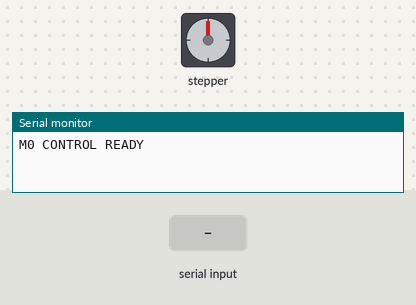
The sketch below on a simulated Arduino Uno, built with avr-gcc and run on an emulated ATmega328P. Shown: stepper motor, the last lines printed to the serial monitor. Wiring (inferred from the names in the program): stepper motor (2048 steps per turn assumed): coils pin 4, pin 5, pin 6, pin 7. Inputs (shaded band) come from the test bench.

Above: at 1.5 s.
1.6 s: "RUN LOW\n" received over Serial
At 3.82 s:
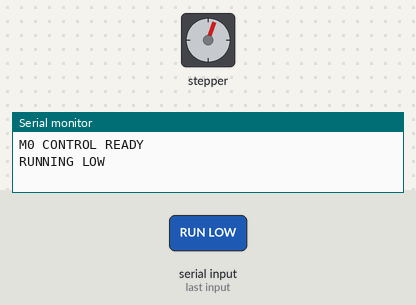
4.6 s: "RUN HIGH\n" received over Serial
7.6 s: "RUN XHIGH\n" received over Serial
At 7.86 s:
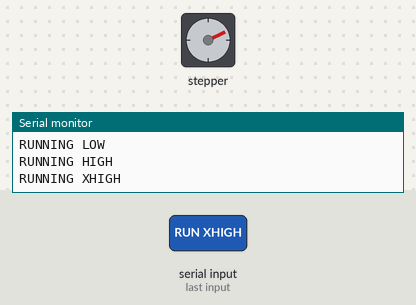
10.6 s: "RUN ULTRA\n" received over Serial
At 10.9 s:
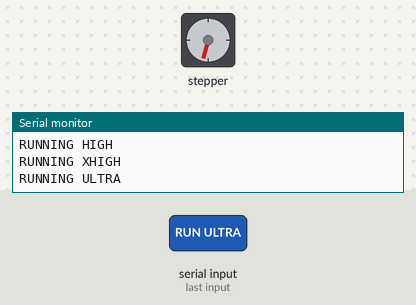
Timing chart, 0 to 22.5 s (numbered marks = the images above; inputs shaded):
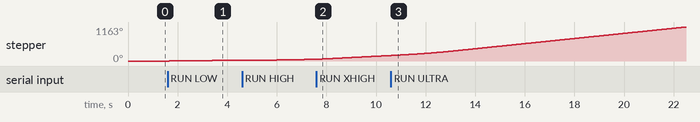

Measured:
- after the input at 1.6 s, stepper: keeps turning clockwise at about 9°/s, starting after 0.06 s

The sketch:

motor_control.ino
```cpp
// ESP32-C3 SuperMini + ULN2003 + 28BYJ-48 (5 V).
// GPIO4/5/6/7 -> IN1/IN2/IN3/IN4; board 5V/G -> driver +/-.
// Serial (115200): RUN LOW, RUN MEDIUM, RUN HIGH, RUN XHIGH,
// RUN ULTRA, TEST 1900, TEST 1800, TEST 1700, TEST FAST,
// TEST FAST20, STOP, STATUS, PING.
// TEST commands stop after 5 or 20 seconds.
// On the current 23 cm model, 1500 us lost steps and 1800 us paused briefly;
// keep normal RUN ULTRA at the proven 2000 us interval.
// The 1:32 / 20 ohm motor with white petals also failed to turn continuously
// at 1500 and 1800 us; do not promote those test intervals to RUN presets.
// Outputs are off at boot and after STOP or a 30-second command timeout.

constexpr uint8_t kPins[4] = {4, 5, 6, 7};
constexpr uint32_t kTimeoutMs = 30000;
constexpr uint32_t kFastTestMs = 5000;
constexpr uint32_t kFastTestLongMs = 20000;
constexpr uint8_t kMaxCommand = 31;

char command[kMaxCommand + 1];
uint8_t commandLength = 0;
uint8_t phase = 0;
uint8_t speed = 0; // 0=stopped, 1=low, 2=medium, 3=high, 4=xhigh, 5=ultra, 6=fast test
uint32_t targetIntervalUs = 0;
uint32_t currentIntervalUs = 0;
uint32_t nextStepAtUs = 0;
uint32_t lastRunCommandAt = 0;
uint32_t fastTestDurationMs = kFastTestMs;

void coilsOff() {
  for (uint8_t i = 0; i < 4; ++i) digitalWrite(kPins[i], LOW);
}

void stopMotor(const char* response) {
  speed = 0;
  coilsOff();
  Serial.println(response);
}

void runAt(uint8_t requestedSpeed, uint32_t intervalUs, const char* response) {
  lastRunCommandAt = millis();
  if (speed != requestedSpeed) {
    if (speed == 0) currentIntervalUs = 10000; // Start gently, then accelerate.
    speed = requestedSpeed;
    targetIntervalUs = intervalUs;
    nextStepAtUs = micros();
    Serial.println(response);
  }
}

void handleCommand() {
  command[commandLength] = '\0';
  if (strcmp(command, "PING") == 0) {
    Serial.println("PONG");
  } else if (strcmp(command, "RUN LOW") == 0) {
    runAt(1, 32000, "RUNNING LOW");
  } else if (strcmp(command, "RUN MEDIUM") == 0) {
    runAt(2, 16000, "RUNNING MEDIUM");
  } else if (strcmp(command, "RUN HIGH") == 0) {
    runAt(3, 8000, "RUNNING HIGH");
  } else if (strcmp(command, "RUN XHIGH") == 0) {
    runAt(4, 4000, "RUNNING XHIGH");
  } else if (strcmp(command, "RUN ULTRA") == 0) {
    runAt(5, 2000, "RUNNING ULTRA");
  } else if (strcmp(command, "TEST FAST") == 0) {
    stopMotor("TEST FAST START");
    fastTestDurationMs = kFastTestMs;
    runAt(6, 1500, "RUNNING FAST TEST");
  } else if (strcmp(command, "TEST FAST20") == 0) {
    stopMotor("TEST FAST20 START");
    fastTestDurationMs = kFastTestLongMs;
    runAt(6, 1500, "RUNNING FAST TEST");
  } else if (strcmp(command, "TEST 1900") == 0) {
    stopMotor("TEST 1900 START");
    fastTestDurationMs = kFastTestLongMs;
    runAt(6, 1900, "RUNNING 1900 TEST");
  } else if (strcmp(command, "TEST 1800") == 0) {
    stopMotor("TEST 1800 START");
    fastTestDurationMs = kFastTestLongMs;
    runAt(6, 1800, "RUNNING 1800 TEST");
  } else if (strcmp(command, "TEST 1700") == 0) {
    stopMotor("TEST 1700 START");
    fastTestDurationMs = kFastTestLongMs;
    runAt(6, 1700, "RUNNING 1700 TEST");
  } else if (strcmp(command, "STOP") == 0) {
    stopMotor("STOPPED");
  } else if (strcmp(command, "STATUS") == 0) {
    switch (speed) {
      case 1: Serial.println("RUNNING LOW"); break;
      case 2: Serial.println("RUNNING MEDIUM"); break;
      case 3: Serial.println("RUNNING HIGH"); break;
      case 4: Serial.println("RUNNING XHIGH"); break;
      case 5: Serial.println("RUNNING ULTRA"); break;
      case 6: Serial.println("RUNNING FAST TEST"); break;
      default: Serial.println("IDLE"); break;
    }
  } else if (commandLength > 0) {
    Serial.println("UNKNOWN");
  }
  commandLength = 0;
}

void setup() {
  for (uint8_t i = 0; i < 4; ++i) {
    digitalWrite(kPins[i], LOW);
    pinMode(kPins[i], OUTPUT);
  }
  coilsOff();
  Serial.begin(115200);
  delay(300);
  Serial.println("M0 CONTROL READY");
}

void loop() {
  while (Serial.available() > 0) {
    const char incoming = static_cast<char>(Serial.read());
    if (incoming == '\r') continue;
    if (incoming == '\n') {
      handleCommand();
    } else if (commandLength < kMaxCommand) {
      command[commandLength++] = incoming;
    } else {
      commandLength = 0;
      Serial.println("TOO LONG");
    }
  }

  if (speed == 0) return;
  const uint32_t now = millis();
  if (speed == 6 && now - lastRunCommandAt >= fastTestDurationMs) {
    stopMotor("TEST FAST DONE");
    return;
  }
  if (now - lastRunCommandAt >= kTimeoutMs) {
    stopMotor("TIMEOUT");
    return;
  }
  const uint32_t nowUs = micros();
  if (static_cast<int32_t>(nowUs - nextStepAtUs) < 0) return;

  coilsOff();
  digitalWrite(kPins[phase], HIGH); // Same one-coil sequence as the successful short test.
  phase = (phase + 1) & 3;
  // Accelerate more gradually above HIGH; the attached logo adds inertia.
  if (currentIntervalUs > targetIntervalUs) {
    const uint32_t ramp = currentIntervalUs <= 4000
        ? max(2UL, currentIntervalUs / 1000)
        : max(10UL, currentIntervalUs / 100);
    currentIntervalUs = max(targetIntervalUs, currentIntervalUs - ramp);
  } else if (currentIntervalUs < targetIntervalUs) {
    const uint32_t ramp = max(10UL, currentIntervalUs / 100);
    currentIntervalUs = min(targetIntervalUs, currentIntervalUs + ramp);
  }
  nextStepAtUs = nowUs + currentIntervalUs;
}
```
